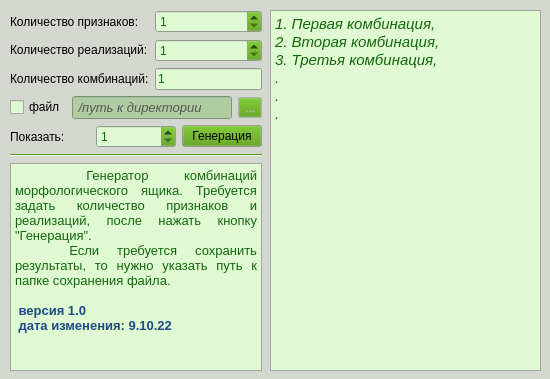
<?xml version="1.0" encoding="UTF-8"?>
<ui version="4.0">
 <class>Morho</class>
 <widget class="QMainWindow" name="Morho">
  <property name="geometry">
   <rect>
    <x>0</x>
    <y>0</y>
    <width>550</width>
    <height>379</height>
   </rect>
  </property>
  <property name="sizePolicy">
   <sizepolicy hsizetype="Fixed" vsizetype="Fixed">
    <horstretch>0</horstretch>
    <verstretch>0</verstretch>
   </sizepolicy>
  </property>
  <property name="minimumSize">
   <size>
    <width>550</width>
    <height>379</height>
   </size>
  </property>
  <property name="maximumSize">
   <size>
    <width>550</width>
    <height>379</height>
   </size>
  </property>
  <property name="palette">
   <palette>
    <active>
     <colorrole role="Button">
      <brush brushstyle="SolidPattern">
       <color alpha="255">
        <red>78</red>
        <green>154</green>
        <blue>6</blue>
       </color>
      </brush>
     </colorrole>
     <colorrole role="Base">
      <brush brushstyle="SolidPattern">
       <color alpha="255">
        <red>223</red>
        <green>250</green>
        <blue>211</blue>
       </color>
      </brush>
     </colorrole>
     <colorrole role="Window">
      <brush brushstyle="SolidPattern">
       <color alpha="255">
        <red>211</red>
        <green>215</green>
        <blue>207</blue>
       </color>
      </brush>
     </colorrole>
    </active>
    <inactive>
     <colorrole role="Button">
      <brush brushstyle="SolidPattern">
       <color alpha="255">
        <red>78</red>
        <green>154</green>
        <blue>6</blue>
       </color>
      </brush>
     </colorrole>
     <colorrole role="Base">
      <brush brushstyle="SolidPattern">
       <color alpha="255">
        <red>223</red>
        <green>250</green>
        <blue>211</blue>
       </color>
      </brush>
     </colorrole>
     <colorrole role="Window">
      <brush brushstyle="SolidPattern">
       <color alpha="255">
        <red>211</red>
        <green>215</green>
        <blue>207</blue>
       </color>
      </brush>
     </colorrole>
    </inactive>
    <disabled>
     <colorrole role="Button">
      <brush brushstyle="SolidPattern">
       <color alpha="255">
        <red>78</red>
        <green>154</green>
        <blue>6</blue>
       </color>
      </brush>
     </colorrole>
     <colorrole role="Base">
      <brush brushstyle="SolidPattern">
       <color alpha="255">
        <red>211</red>
        <green>215</green>
        <blue>207</blue>
       </color>
      </brush>
     </colorrole>
     <colorrole role="Window">
      <brush brushstyle="SolidPattern">
       <color alpha="255">
        <red>211</red>
        <green>215</green>
        <blue>207</blue>
       </color>
      </brush>
     </colorrole>
    </disabled>
   </palette>
  </property>
  <property name="windowTitle">
   <string>Morho</string>
  </property>
  <widget class="QWidget" name="centralwidget">
   <property name="palette">
    <palette>
     <active>
      <colorrole role="Text">
       <brush brushstyle="SolidPattern">
        <color alpha="255">
         <red>20</red>
         <green>102</green>
         <blue>13</blue>
        </color>
       </brush>
      </colorrole>
      <colorrole role="PlaceholderText">
       <brush brushstyle="SolidPattern">
        <color alpha="128">
         <red>20</red>
         <green>102</green>
         <blue>13</blue>
        </color>
       </brush>
      </colorrole>
     </active>
     <inactive>
      <colorrole role="Text">
       <brush brushstyle="SolidPattern">
        <color alpha="255">
         <red>20</red>
         <green>102</green>
         <blue>13</blue>
        </color>
       </brush>
      </colorrole>
      <colorrole role="PlaceholderText">
       <brush brushstyle="SolidPattern">
        <color alpha="128">
         <red>20</red>
         <green>102</green>
         <blue>13</blue>
        </color>
       </brush>
      </colorrole>
     </inactive>
     <disabled>
      <colorrole role="Text">
       <brush brushstyle="SolidPattern">
        <color alpha="255">
         <red>190</red>
         <green>190</green>
         <blue>190</blue>
        </color>
       </brush>
      </colorrole>
      <colorrole role="PlaceholderText">
       <brush brushstyle="SolidPattern">
        <color alpha="128">
         <red>0</red>
         <green>0</green>
         <blue>0</blue>
        </color>
       </brush>
      </colorrole>
     </disabled>
    </palette>
   </property>
   <widget class="QLabel" name="label_5">
    <property name="geometry">
     <rect>
      <x>30</x>
      <y>180</y>
      <width>67</width>
      <height>17</height>
     </rect>
    </property>
    <property name="text">
     <string/>
    </property>
   </widget>
   <widget class="QWidget" name="layoutWidget">
    <property name="geometry">
     <rect>
      <x>10</x>
      <y>10</y>
      <width>252</width>
      <height>361</height>
     </rect>
    </property>
    <layout class="QVBoxLayout" name="verticalLayout_4">
     <item>
      <layout class="QVBoxLayout" name="verticalLayout_3">
       <item>
        <layout class="QHBoxLayout" name="horizontalLayout">
         <item>
          <layout class="QVBoxLayout" name="verticalLayout">
           <item>
            <widget class="QLabel" name="label_3">
             <property name="text">
              <string>Количество признаков:</string>
             </property>
            </widget>
           </item>
           <item>
            <widget class="QLabel" name="label_2">
             <property name="text">
              <string>Количество реализаций:</string>
             </property>
            </widget>
           </item>
           <item>
            <widget class="QLabel" name="label">
             <property name="text">
              <string>Количество комбинаций:</string>
             </property>
            </widget>
           </item>
          </layout>
         </item>
         <item>
          <layout class="QVBoxLayout" name="verticalLayout_2">
           <item>
            <widget class="QSpinBox" name="number_sign">
             <property name="minimum">
              <number>1</number>
             </property>
            </widget>
           </item>
           <item>
            <widget class="QSpinBox" name="number_realisation">
             <property name="minimum">
              <number>1</number>
             </property>
            </widget>
           </item>
           <item>
            <widget class="QLineEdit" name="number_combination">
             <property name="text">
              <string>1</string>
             </property>
             <property name="dragEnabled">
              <bool>true</bool>
             </property>
             <property name="readOnly">
              <bool>true</bool>
             </property>
            </widget>
           </item>
          </layout>
         </item>
        </layout>
       </item>
       <item>
        <layout class="QHBoxLayout" name="horizontalLayout_2">
         <item>
          <widget class="QCheckBox" name="check_write_file">
           <property name="text">
            <string>файл</string>
           </property>
          </widget>
         </item>
         <item>
          <widget class="QLineEdit" name="path_directory">
           <property name="enabled">
            <bool>false</bool>
           </property>
           <property name="palette">
            <palette>
             <active>
              <colorrole role="WindowText">
               <brush brushstyle="SolidPattern">
                <color alpha="255">
                 <red>0</red>
                 <green>0</green>
                 <blue>0</blue>
                </color>
               </brush>
              </colorrole>
              <colorrole role="Dark">
               <brush brushstyle="SolidPattern">
                <color alpha="255">
                 <red>85</red>
                 <green>87</green>
                 <blue>83</blue>
                </color>
               </brush>
              </colorrole>
              <colorrole role="Text">
               <brush brushstyle="SolidPattern">
                <color alpha="255">
                 <red>20</red>
                 <green>102</green>
                 <blue>13</blue>
                </color>
               </brush>
              </colorrole>
              <colorrole role="ButtonText">
               <brush brushstyle="SolidPattern">
                <color alpha="255">
                 <red>0</red>
                 <green>0</green>
                 <blue>0</blue>
                </color>
               </brush>
              </colorrole>
              <colorrole role="Base">
               <brush brushstyle="SolidPattern">
                <color alpha="255">
                 <red>223</red>
                 <green>250</green>
                 <blue>211</blue>
                </color>
               </brush>
              </colorrole>
              <colorrole role="Window">
               <brush brushstyle="SolidPattern">
                <color alpha="255">
                 <red>175</red>
                 <green>204</green>
                 <blue>163</blue>
                </color>
               </brush>
              </colorrole>
              <colorrole role="PlaceholderText">
               <brush brushstyle="NoBrush">
                <color alpha="128">
                 <red>20</red>
                 <green>102</green>
                 <blue>13</blue>
                </color>
               </brush>
              </colorrole>
             </active>
             <inactive>
              <colorrole role="WindowText">
               <brush brushstyle="SolidPattern">
                <color alpha="255">
                 <red>0</red>
                 <green>0</green>
                 <blue>0</blue>
                </color>
               </brush>
              </colorrole>
              <colorrole role="Dark">
               <brush brushstyle="SolidPattern">
                <color alpha="255">
                 <red>85</red>
                 <green>87</green>
                 <blue>83</blue>
                </color>
               </brush>
              </colorrole>
              <colorrole role="Text">
               <brush brushstyle="SolidPattern">
                <color alpha="255">
                 <red>20</red>
                 <green>102</green>
                 <blue>13</blue>
                </color>
               </brush>
              </colorrole>
              <colorrole role="ButtonText">
               <brush brushstyle="SolidPattern">
                <color alpha="255">
                 <red>0</red>
                 <green>0</green>
                 <blue>0</blue>
                </color>
               </brush>
              </colorrole>
              <colorrole role="Base">
               <brush brushstyle="SolidPattern">
                <color alpha="255">
                 <red>223</red>
                 <green>250</green>
                 <blue>211</blue>
                </color>
               </brush>
              </colorrole>
              <colorrole role="Window">
               <brush brushstyle="SolidPattern">
                <color alpha="255">
                 <red>175</red>
                 <green>204</green>
                 <blue>163</blue>
                </color>
               </brush>
              </colorrole>
              <colorrole role="PlaceholderText">
               <brush brushstyle="NoBrush">
                <color alpha="128">
                 <red>20</red>
                 <green>102</green>
                 <blue>13</blue>
                </color>
               </brush>
              </colorrole>
             </inactive>
             <disabled>
              <colorrole role="WindowText">
               <brush brushstyle="SolidPattern">
                <color alpha="255">
                 <red>85</red>
                 <green>87</green>
                 <blue>83</blue>
                </color>
               </brush>
              </colorrole>
              <colorrole role="Dark">
               <brush brushstyle="SolidPattern">
                <color alpha="255">
                 <red>85</red>
                 <green>87</green>
                 <blue>83</blue>
                </color>
               </brush>
              </colorrole>
              <colorrole role="Text">
               <brush brushstyle="SolidPattern">
                <color alpha="255">
                 <red>85</red>
                 <green>87</green>
                 <blue>83</blue>
                </color>
               </brush>
              </colorrole>
              <colorrole role="ButtonText">
               <brush brushstyle="SolidPattern">
                <color alpha="255">
                 <red>85</red>
                 <green>87</green>
                 <blue>83</blue>
                </color>
               </brush>
              </colorrole>
              <colorrole role="Base">
               <brush brushstyle="SolidPattern">
                <color alpha="255">
                 <red>175</red>
                 <green>204</green>
                 <blue>163</blue>
                </color>
               </brush>
              </colorrole>
              <colorrole role="Window">
               <brush brushstyle="SolidPattern">
                <color alpha="255">
                 <red>175</red>
                 <green>204</green>
                 <blue>163</blue>
                </color>
               </brush>
              </colorrole>
              <colorrole role="PlaceholderText">
               <brush brushstyle="NoBrush">
                <color alpha="128">
                 <red>20</red>
                 <green>102</green>
                 <blue>13</blue>
                </color>
               </brush>
              </colorrole>
             </disabled>
            </palette>
           </property>
           <property name="font">
            <font>
             <pointsize>10</pointsize>
             <italic>true</italic>
            </font>
           </property>
           <property name="text">
            <string> /путь к директории</string>
           </property>
          </widget>
         </item>
         <item>
          <widget class="QToolButton" name="open_file_directory">
           <property name="enabled">
            <bool>false</bool>
           </property>
           <property name="text">
            <string>...</string>
           </property>
          </widget>
         </item>
        </layout>
       </item>
       <item>
        <layout class="QHBoxLayout" name="horizontalLayout_3">
         <item>
          <widget class="QLabel" name="label_4">
           <property name="text">
            <string>Показать:</string>
           </property>
          </widget>
         </item>
         <item>
          <widget class="QSpinBox" name="nymber_show_combination">
           <property name="minimum">
            <number>1</number>
           </property>
           <property name="maximum">
            <number>100000</number>
           </property>
          </widget>
         </item>
         <item>
          <widget class="QPushButton" name="generate_combination">
           <property name="text">
            <string>Генерация</string>
           </property>
          </widget>
         </item>
        </layout>
       </item>
      </layout>
     </item>
     <item>
      <widget class="Line" name="line">
       <property name="palette">
        <palette>
         <active>
          <colorrole role="WindowText">
           <brush brushstyle="SolidPattern">
            <color alpha="255">
             <red>0</red>
             <green>0</green>
             <blue>0</blue>
            </color>
           </brush>
          </colorrole>
          <colorrole role="Dark">
           <brush brushstyle="SolidPattern">
            <color alpha="255">
             <red>78</red>
             <green>154</green>
             <blue>6</blue>
            </color>
           </brush>
          </colorrole>
          <colorrole role="Text">
           <brush brushstyle="SolidPattern">
            <color alpha="255">
             <red>0</red>
             <green>0</green>
             <blue>0</blue>
            </color>
           </brush>
          </colorrole>
          <colorrole role="ButtonText">
           <brush brushstyle="SolidPattern">
            <color alpha="255">
             <red>0</red>
             <green>0</green>
             <blue>0</blue>
            </color>
           </brush>
          </colorrole>
          <colorrole role="PlaceholderText">
           <brush brushstyle="SolidPattern">
            <color alpha="128">
             <red>0</red>
             <green>0</green>
             <blue>0</blue>
            </color>
           </brush>
          </colorrole>
         </active>
         <inactive>
          <colorrole role="WindowText">
           <brush brushstyle="SolidPattern">
            <color alpha="255">
             <red>0</red>
             <green>0</green>
             <blue>0</blue>
            </color>
           </brush>
          </colorrole>
          <colorrole role="Dark">
           <brush brushstyle="SolidPattern">
            <color alpha="255">
             <red>78</red>
             <green>154</green>
             <blue>6</blue>
            </color>
           </brush>
          </colorrole>
          <colorrole role="Text">
           <brush brushstyle="SolidPattern">
            <color alpha="255">
             <red>0</red>
             <green>0</green>
             <blue>0</blue>
            </color>
           </brush>
          </colorrole>
          <colorrole role="ButtonText">
           <brush brushstyle="SolidPattern">
            <color alpha="255">
             <red>0</red>
             <green>0</green>
             <blue>0</blue>
            </color>
           </brush>
          </colorrole>
          <colorrole role="PlaceholderText">
           <brush brushstyle="SolidPattern">
            <color alpha="128">
             <red>0</red>
             <green>0</green>
             <blue>0</blue>
            </color>
           </brush>
          </colorrole>
         </inactive>
         <disabled>
          <colorrole role="WindowText">
           <brush brushstyle="SolidPattern">
            <color alpha="255">
             <red>78</red>
             <green>154</green>
             <blue>6</blue>
            </color>
           </brush>
          </colorrole>
          <colorrole role="Dark">
           <brush brushstyle="SolidPattern">
            <color alpha="255">
             <red>78</red>
             <green>154</green>
             <blue>6</blue>
            </color>
           </brush>
          </colorrole>
          <colorrole role="Text">
           <brush brushstyle="SolidPattern">
            <color alpha="255">
             <red>78</red>
             <green>154</green>
             <blue>6</blue>
            </color>
           </brush>
          </colorrole>
          <colorrole role="ButtonText">
           <brush brushstyle="SolidPattern">
            <color alpha="255">
             <red>78</red>
             <green>154</green>
             <blue>6</blue>
            </color>
           </brush>
          </colorrole>
          <colorrole role="PlaceholderText">
           <brush brushstyle="SolidPattern">
            <color alpha="128">
             <red>0</red>
             <green>0</green>
             <blue>0</blue>
            </color>
           </brush>
          </colorrole>
         </disabled>
        </palette>
       </property>
       <property name="orientation">
        <enum>Qt::Horizontal</enum>
       </property>
      </widget>
     </item>
     <item>
      <widget class="QTextEdit" name="textEdit">
       <property name="html">
        <string>&lt;!DOCTYPE HTML PUBLIC &quot;-//W3C//DTD HTML 4.0//EN&quot; &quot;http://www.w3.org/TR/REC-html40/strict.dtd&quot;&gt;
&lt;html&gt;&lt;head&gt;&lt;meta name=&quot;qrichtext&quot; content=&quot;1&quot; /&gt;&lt;style type=&quot;text/css&quot;&gt;
p, li { white-space: pre-wrap; }
&lt;/style&gt;&lt;/head&gt;&lt;body style=&quot; font-family:'Ubuntu'; font-size:11pt; font-weight:400; font-style:normal;&quot;&gt;
&lt;p align=&quot;justify&quot; style=&quot; margin-top:0px; margin-bottom:0px; margin-left:0px; margin-right:0px; -qt-block-indent:0; text-indent:0px;&quot;&gt;&lt;span style=&quot; font-size:10pt;&quot;&gt;  Генератор комбинаций морфологического ящика. Требуется задать количество признаков и реализаций, после нажать кнопку &amp;quot;Генерация&amp;quot;.&lt;/span&gt;&lt;/p&gt;
&lt;p align=&quot;justify&quot; style=&quot; margin-top:0px; margin-bottom:0px; margin-left:0px; margin-right:0px; -qt-block-indent:0; text-indent:0px;&quot;&gt;&lt;span style=&quot; font-size:10pt;&quot;&gt;   Если требуется сохранить результаты, то нужно указать путь к папке сохранения файла.&lt;/span&gt;&lt;/p&gt;
&lt;p align=&quot;justify&quot; style=&quot;-qt-paragraph-type:empty; margin-top:0px; margin-bottom:0px; margin-left:0px; margin-right:0px; -qt-block-indent:0; text-indent:0px; font-size:10pt; font-weight:600;&quot;&gt;&lt;br /&gt;&lt;/p&gt;
&lt;p align=&quot;justify&quot; style=&quot; margin-top:0px; margin-bottom:0px; margin-left:0px; margin-right:0px; -qt-block-indent:0; text-indent:0px;&quot;&gt;&lt;span style=&quot; font-size:10pt; font-weight:600; color:#204a87;&quot;&gt; версия 1.0&lt;/span&gt;&lt;/p&gt;
&lt;p align=&quot;justify&quot; style=&quot; margin-top:0px; margin-bottom:0px; margin-left:0px; margin-right:0px; -qt-block-indent:0; text-indent:0px;&quot;&gt;&lt;span style=&quot; font-size:10pt; font-weight:600; color:#204a87;&quot;&gt; дата изменения: 9.10.22&lt;/span&gt;&lt;/p&gt;&lt;/body&gt;&lt;/html&gt;</string>
       </property>
       <property name="overwriteMode">
        <bool>false</bool>
       </property>
       <property name="textInteractionFlags">
        <set>Qt::NoTextInteraction</set>
       </property>
      </widget>
     </item>
    </layout>
   </widget>
   <widget class="QTextEdit" name="list_combination">
    <property name="geometry">
     <rect>
      <x>270</x>
      <y>10</y>
      <width>271</width>
      <height>361</height>
     </rect>
    </property>
    <property name="html">
     <string>&lt;!DOCTYPE HTML PUBLIC &quot;-//W3C//DTD HTML 4.0//EN&quot; &quot;http://www.w3.org/TR/REC-html40/strict.dtd&quot;&gt;
&lt;html&gt;&lt;head&gt;&lt;meta name=&quot;qrichtext&quot; content=&quot;1&quot; /&gt;&lt;style type=&quot;text/css&quot;&gt;
p, li { white-space: pre-wrap; }
&lt;/style&gt;&lt;/head&gt;&lt;body style=&quot; font-family:'Ubuntu'; font-size:11pt; font-weight:400; font-style:normal;&quot;&gt;
&lt;p style=&quot; margin-top:0px; margin-bottom:0px; margin-left:0px; margin-right:0px; -qt-block-indent:0; text-indent:0px;&quot;&gt;&lt;span style=&quot; font-style:italic;&quot;&gt;1. Первая комбинация,&lt;/span&gt;&lt;/p&gt;
&lt;p style=&quot; margin-top:0px; margin-bottom:0px; margin-left:0px; margin-right:0px; -qt-block-indent:0; text-indent:0px;&quot;&gt;&lt;span style=&quot; font-style:italic;&quot;&gt;2. Вторая комбинация,&lt;/span&gt;&lt;/p&gt;
&lt;p style=&quot; margin-top:0px; margin-bottom:0px; margin-left:0px; margin-right:0px; -qt-block-indent:0; text-indent:0px;&quot;&gt;&lt;span style=&quot; font-style:italic;&quot;&gt;3. Третья комбинация,&lt;/span&gt;&lt;/p&gt;
&lt;p style=&quot; margin-top:0px; margin-bottom:0px; margin-left:0px; margin-right:0px; -qt-block-indent:0; text-indent:0px;&quot;&gt;&lt;span style=&quot; font-style:italic;&quot;&gt;.&lt;/span&gt;&lt;/p&gt;
&lt;p style=&quot; margin-top:0px; margin-bottom:0px; margin-left:0px; margin-right:0px; -qt-block-indent:0; text-indent:0px;&quot;&gt;&lt;span style=&quot; font-style:italic;&quot;&gt;.&lt;/span&gt;&lt;/p&gt;
&lt;p style=&quot; margin-top:0px; margin-bottom:0px; margin-left:0px; margin-right:0px; -qt-block-indent:0; text-indent:0px;&quot;&gt;&lt;span style=&quot; font-style:italic;&quot;&gt;.&lt;/span&gt;&lt;/p&gt;&lt;/body&gt;&lt;/html&gt;</string>
    </property>
   </widget>
  </widget>
 </widget>
 <resources/>
 <connections/>
</ui>
